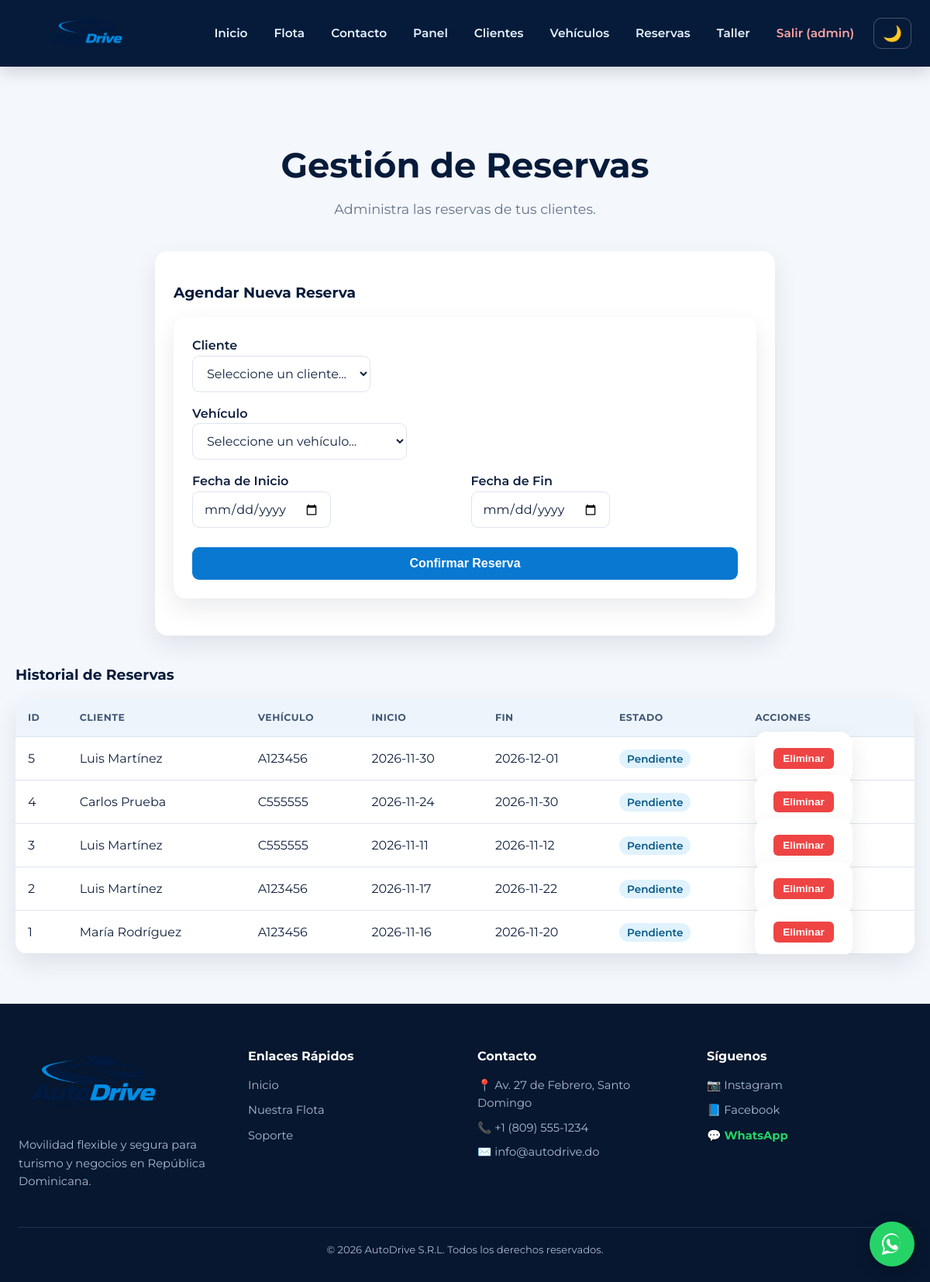
Page /03-aplicacionAutoDrive/public_html/reservas.php (signed in) on the committed database.
### tables this page shows
CREATE TABLE `Reservas` (
  `Reservas_ID` int(11) NOT NULL,
  `Clientes_ID` int(11) NOT NULL,
  `Vehiculos_ID` int(11) NOT NULL,
  `Reservas_FechaInicio` date NOT NULL,
  `Reservas_FechaFin` date NOT NULL,
  `Reservas_Estado` varchar(20) DEFAULT 'Pendiente'
);

CREATE TABLE `Clientes` (
  `Clientes_ID` int(11) NOT NULL,
  `Clientes_Cedula` varchar(15) NOT NULL,
  `Clientes_Nombre` varchar(100) NOT NULL,
  `Clientes_Licencia` varchar(20) NOT NULL,
  `Clientes_FechaRegistro` datetime DEFAULT current_timestamp()
);

CREATE TABLE `Vehiculos` (
  `Vehiculos_ID` int(11) NOT NULL,
  `Vehiculos_Placa` varchar(10) NOT NULL,
  `Vehiculos_Anio` int(11) NOT NULL,
  `Marcas_ID` int(11) NOT NULL,
  `Categorias_ID` int(11) NOT NULL,
  `EstadosVehiculo_ID` int(11) NOT NULL
);

### 03-aplicacionAutoDrive/public_html/reservas.php (the view, shortened to what this page needs)
<?php
require 'lib.php';
$u = usuario();
$esCliente = ($u['rol'] == 3);
$id_cliente_real = 0;
cabecera('Reservas'); ?>
<div class="container">
    <div class="seccion-titulo" style="text-align: center; margin-bottom: 40px;">
        <h2 style="font-size: clamp(2rem, 4vw, 2.8rem); color: var(--navy); margin-bottom: 15px;">Gestión de Reservas</h2>
        <p style="color: var(--m); font-size: 1.1rem;"><?= $esCliente ? 'Consulta y gestiona tus reservas activas.' : 'Administra las reservas de tus clientes.' ?></p>
    </div>
    <div class="card" style="max-width: 800px; margin: 0 auto 40px;">
        <h3 style="color: var(--navy); margin-bottom: 20px;"><?= $esCliente ? 'Hacer una Nueva Reserva' : 'Agendar Nueva Reserva' ?></h3>
        <form method="post" id="form-reserva" style="display: grid; gap: 15px;">
            <?php if (!$esCliente): ?>
            <div class="form-grupo">
                <label>Cliente</label>
                <select name="cliente" required>
                    <option value="">Seleccione un cliente...</option>
                </select>
            </div>
            <?php endif; ?>
            <div class="form-grupo">
                <label>Vehículo</label>
                <select name="vehiculo" required>
                    <option value="">Seleccione un vehículo...</option>
                </select>
            </div>
            <div style="display: grid; grid-template-columns: 1fr 1fr; gap: 15px;">
                <div class="form-grupo">
                    <label>Fecha de Inicio</label>
                    <input type="date" name="inicio" id="fecha_inicio" min="<?= date('Y-m-d') ?>" required>
                </div>
                <div class="form-grupo">
                    <label>Fecha de Fin</label>
                    <input type="date" name="fin" id="fecha_fin" required>
                </div>
            </div>
            <button id="btn-reservar" class="btn btn-block" style="margin-top: 10px;">Confirmar Reserva</button>
        </form>
    </div>
    <h3 style="color: var(--navy); margin-bottom: 20px;">Historial de Reservas</h3>
    <div class="tw">
        <table>
            <thead>
                <tr>
                    <th>ID</th><th>Cliente</th><th>Vehículo</th><th>Inicio</th><th>Fin</th><th>Estado</th>
                    <?php if (!$esCliente): ?><th>Acciones</th><?php endif; ?>
                </tr>
            </thead>
            <tbody>
                <?php
                if ($esCliente) {
                    $sql_reservas = "SELECT r.*, c.Clientes_Nombre, v.Vehiculos_Placa FROM Reservas r JOIN Clientes c ON r.Clientes_ID = c.Clientes_ID JOIN Vehiculos v ON r.Vehiculos_ID = v.Vehiculos_ID WHERE r.Clientes_ID = ? ORDER BY r.Reservas_ID DESC";
                    $reservas = q($sql_reservas, [$id_cliente_real])->fetchAll();
                } else {
                    $sql_reservas = "SELECT r.*, c.Clientes_Nombre, v.Vehiculos_Placa FROM Reservas r JOIN Clientes c ON r.Clientes_ID = c.Clientes_ID JOIN Vehiculos v ON r.Vehiculos_ID = v.Vehiculos_ID ORDER BY r.Reservas_ID DESC";
                    $reservas = q($sql_reservas)->fetchAll();
                }
                if (empty($reservas)): ?>
                    <tr><td colspan="<?= $esCliente ? '6' : '7' ?>" style="text-align: center; padding: 30px;">No hay reservas registradas.</td></tr>
                <?php else:
                    foreach ($reservas as $r): ?>
                    <tr>
                        <td><?= $r['Reservas_ID'] ?></td>
                        <td><?= h($r['Clientes_Nombre']) ?></td>
                        <td><?= h($r['Vehiculos_Placa']) ?></td>
                        <td><?= h($r['Reservas_FechaInicio']) ?></td>
                        <td><?= h($r['Reservas_FechaFin']) ?></td>
                        <td><span class="badge" style="background: #e0f2fe; color: #075985; padding: 4px 10px; border-radius: 20px; font-size: 0.85rem; font-weight: 600;"><?= h($r['Reservas_Estado']) ?></span></td>
                        <?php if (!$esCliente): ?>
                        <td>
                            <form method="post" onsubmit="return confirm('¿Estás seguro de que deseas eliminar esta reserva?');" style="display:inline;">
                                <button type="submit" style="background:#ef4444; padding: 6px 12px; font-size: 0.85rem; border-radius: 6px; border: none; color: white; cursor: pointer;">Eliminar</button>
                            </form>
                        </td>
                        <?php endif; ?>
                    </tr>
                <?php endforeach; endif; ?>
            </tbody>
        </table>
    </div>
</div>

### 03-aplicacionAutoDrive/public_html/estilos.css (style rules this page uses)
:root { --bg: #f4f7fb; --c: #ffffff; --t: #10213f; --m: #64748b; --a: #0878d1; --a-hover: #075ca5; --navy: #061b3a; --navy-soft: #0b2d58; --cyan: #16a9ed; --b: #dce5ef; --peligro: #dc3545; --exito: #159b68; --sombra: 0 12px 32px rgba(6, 27, 58, .09); --radio: 16px; }
* { box-sizing: border-box; }
html { scroll-behavior: smooth; }
body { margin: 0; font-family: "Segoe UI", Tahoma, Geneva, Verdana, sans-serif; background: var(--bg); color: var(--t); line-height: 1.6; overflow-x: hidden; }
.container { width: min(1200px, calc(100% - 40px)); margin: 0 auto; padding: 4rem 0; }
h1, h2, h3, h4 { line-height: 1.2; }
h2 { color: var(--navy); }
p { margin-top: 0; }
form:not(.buscador-hero form):not(.login-form):not(.form-resena) { background: var(--c); padding: 24px; border-radius: var(--radio); box-shadow: var(--sombra); margin-bottom: 24px; }
.card { background: var(--c); padding: 24px; border-radius: var(--radio); box-shadow: var(--sombra); margin-bottom: 24px; }
label { display: flex; flex-direction: column; font-weight: 600; color: var(--t); gap: 7px; }
input, select, textarea { padding: 12px 14px; border: 1px solid var(--b); border-radius: 9px; font-size: 1rem; font-family: inherit; background: var(--c); color: var(--t); transition: border .2s, box-shadow .2s; max-width: 100%; }
.tw { overflow-x: auto; background: var(--c); border-radius: var(--radio); box-shadow: var(--sombra); width: 100%; }
table { width: 100%; border-collapse: collapse; }
th, td { text-align: left; padding: 14px 16px; border-bottom: 1px solid var(--b); }
th { background: #edf4fb; font-weight: 700; color: #405875; text-transform: uppercase; font-size: .78rem; letter-spacing: .04em; }
button, .btn { padding: 12px 20px; border: none; border-radius: 9px; background: var(--a); color: #fff; font-size: 1rem; font-weight: 700; cursor: pointer; transition: background .2s, transform .2s, opacity .2s; text-decoration: none; text-align: center; display: inline-block; }
.btn-block { display: block; width: 100%; margin-top: auto; }

### 03-aplicacionAutoDrive/public_html/lib.php (style rules this page uses)
body { font-family: 'Montserrat', sans-serif; }

### rows in the picture
reservas: Reservas_ID "5", Clientes_ID.Clientes_Nombre "Luis Martínez", Vehiculos_ID.Vehiculos_Placa "A123456", Reservas_FechaInicio "2026-11-30", Reservas_FechaFin "2026-12-01", Reservas_Estado "Pendiente"
reservas: Reservas_ID "4", Clientes_ID.Clientes_Nombre "Carlos Prueba", Vehiculos_ID.Vehiculos_Placa "C555555", Reservas_FechaInicio "2026-11-24", Reservas_FechaFin "2026-11-30", Reservas_Estado "Pendiente"
reservas: Reservas_ID "3", Clientes_ID.Clientes_Nombre "Luis Martínez", Vehiculos_ID.Vehiculos_Placa "C555555", Reservas_FechaInicio "2026-11-11", Reservas_FechaFin "2026-11-12", Reservas_Estado "Pendiente"
reservas: Reservas_ID "2", Clientes_ID.Clientes_Nombre "Luis Martínez", Vehiculos_ID.Vehiculos_Placa "A123456", Reservas_FechaInicio "2026-11-17", Reservas_FechaFin "2026-11-22", Reservas_Estado "Pendiente"
reservas: Reservas_ID "1", Clientes_ID.Clientes_Nombre "María Rodríguez", Vehiculos_ID.Vehiculos_Placa "A123456", Reservas_FechaInicio "2026-11-16", Reservas_FechaFin "2026-11-20", Reservas_Estado "Pendiente"

### other values in the picture
$u['nombre'] "admin"
